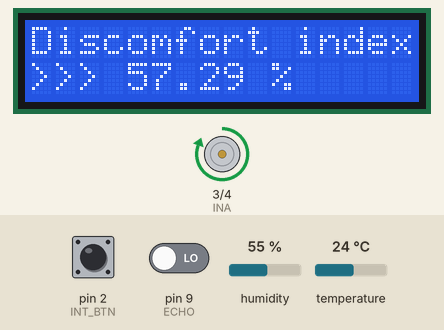
This sketch was run on a simulated Arduino Uno, built with avr-gcc and run on an emulated ATmega328P. On the bench: 16×2 character LCD, motor-driver pin pairs drawn as motors (green arrow = first pin HIGH = forward, orange = second pin HIGH = backward, longer = more drive). The inputs (shaded band) are chosen by the test bench; at power-on: humidity 55 %, temperature 24 °C, pin 2 (INT_BTN) LOW, pin 9 (ECHO) LOW. What the sketch prints to the serial monitor is not drawn.

Above: at 1.2 s.
1.3 s: humidity set to 46 %
At 3.2 s:
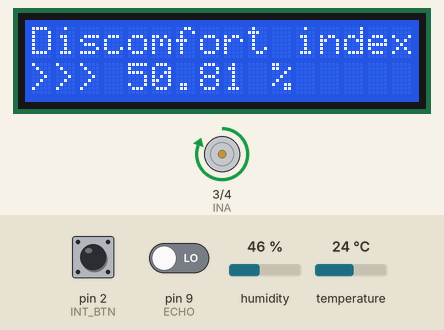
3.6 s: humidity set to 43 %
At 5.3 s:
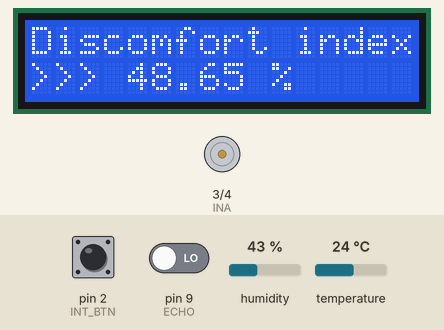
5.6 s: temperature set to 12 °C
At 6.7 s:
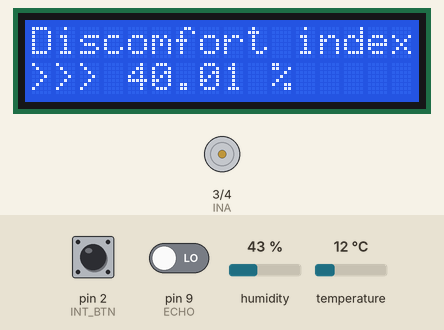
7.5 s: temperature set to 19 °C
At 9.1 s:
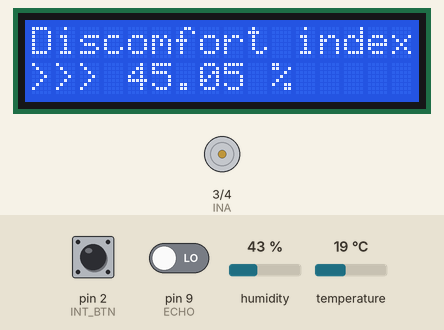
9.6 s: humidity set to 48 %
At 11.8 s:
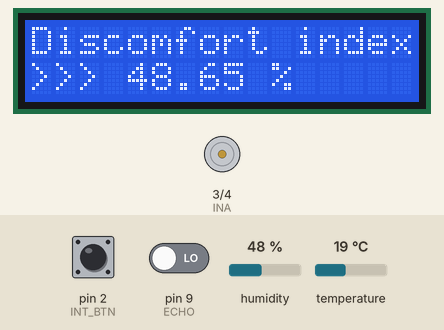
12.5 s: humidity set to 51 %
At 14.1 s:
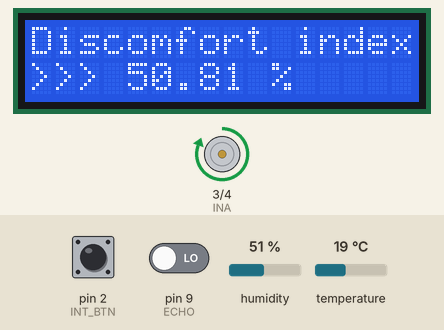
Timing chart, 0 to 15.6 s (numbered marks = the images above; inputs shaded):
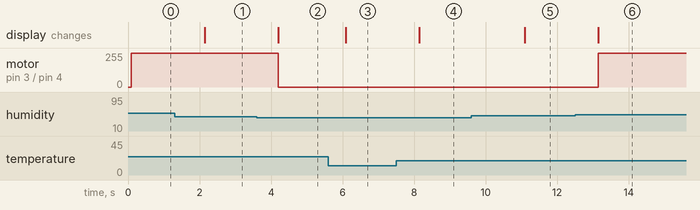

The sketch:

embedded_middle.ino
```cpp
#include <LiquidCrystal.h>  // LCD
#include <MsTimer2.h>       // time interrupt
#include <DHT11.h>          // 온습도
#include <util/delay.h>     // 인터럽트 delay

//===========================매크로 함수================================================================================
#define GET_DISCOMFORT_INDEX(temp, humi) (((0,72)*(temp + humi) + (40.6)) / 100)   // 불쾌지수 구하는 공식
#define GET_ULTRASOUND_DISTANCE(duration) ((float)((340*duration)/10000 )/2)       // 초음파 센서로 거리를 구하는 공식
//=====================================================================================================================

//===========================아두이노 핀================================================================================
#define INT_BTN   2         // 버튼 ( 인터럽트 핀 )
#define INA       3         // 팬모터 A라인
#define INB       4         // 팬모터 B라인
#define DHT_11    5         // 온습도 센서

#define TRIG      8         // 초음파센서 TRIG핀
#define ECHO      9         // 초음파센서 ECHO핀
//=====================================================================================================================


//===========================센서 객체 정의=============================================================================
LiquidCrystal lcd(6, 7, 10, 11, 12, 13);
DHT11 obj_dht11(DHT_11);
//=====================================================================================================================

void setup() {

 Serial.begin(9600);   // Serial port 정의

 //==========I/O 정의==============
 pinMode(ECHO,    INPUT);
 pinMode(INT_BTN, INPUT);
 pinMode(TRIG,    OUTPUT);
 pinMode(INA,     OUTPUT);
 pinMode(INB,     OUTPUT);
 //================================

 lcd.begin(16, 2);     // LCD 창 크기 정의

 MsTimer2::set(5000, get_us_100_data);        // 타임 인터럽트 정의, 5초에 한번씩 get_us_100_data() ( 초음파 센서 함수) 호출
 MsTimer2::start();                           // 타임 인터럽트 시작

 attachInterrupt(INT0, fan_control, FALLING); // 아두이노 2번핀(버튼)의 전기가 0으로 떨어지면 fan_control() ( 팬모터 함수 ) 를 호출하는 인터럽트

}

volatile boolean _stop = false;               // 팬모터를 제어하는 변수

void loop() {

  float temp, humi;             // 온습도센서에서 받아올 온도와 습도를 저장하는 변수
  float discomfort_index;       // 온도와 습도를 불쾌지수 공식에 넣어 나온 값을 저장하는 변수


  if( (obj_dht11.read(humi, temp) ) == 0) {               // 온습도 센서 값 읽음 ( 제대로 읽으면 )
    discomfort_index = GET_DISCOMFORT_INDEX(temp, humi);  // 불쾌지수 값 얻음

    //=================================lcd 출력============================
    lcd.setCursor(0, 0);
    lcd.print("Discomfort index");
    lcd.setCursor(0, 1);
    lcd.print(">>> ");
    lcd.print(String(discomfort_index));
    lcd.print(" % ");
    //=====================================================================
  }
  else{             // 읽기 에러
    //=================================lcd 출력============================
    lcd.clear();
    lcd.setCursor(0, 0);
    lcd.print("Sensor perhaps");
    lcd.setCursor(0, 1);
    lcd.print("crushed");
    //=====================================================================
  }

  if(discomfort_index >= 50.0) {            // 불쾌지수가 50 이상이면

    if(!_stop) {                            // 사용자가 팬모터 기능을 막지 않았다면(버튼)
      digitalWrite(INA, HIGH);              // 팬 회전
      digitalWrite(INB, LOW);
    }
    else {                                  // 사용자가 팬모터 기능을 막았다면 (버튼)
      digitalWrite(INA, LOW);               // 팬 정지
      digitalWrite(INB, LOW);
    }
  }
  else {
     digitalWrite(INA, LOW);                // 불쾌지수가 50 미만이면 팬은 항상 정지
     digitalWrite(INB, LOW);
  }

  delay(1000);                              // delay time
}

void get_us_100_data()      // 초음파센서의 값을 얻어옴
{
  float duration, distance;                     // trig 값과 echo 값을 저장 할 변수들
  digitalWrite(TRIG, HIGH);                     // 초음파 발생
  delay(10);                                    // 초음파가 돌아 올 동안 잠시 대기..
  digitalWrite(ECHO, LOW);                      // 초음파 받음
  duration = pulseIn(ECHO, HIGH);               // 초음파가 도달한 시간 구함
  distance = GET_ULTRASOUND_DISTANCE(duration); // 초음파의 거리 구함

  Serial.print(distance);                       // Serial 통신을 통해 초음파센서에서 얻은 거리정보를 PC로 전송함
}

void fan_control()                        //인터럽트 버튼이 눌리면 수행되는 코드
{
  _delay_ms(100);                         //바운싱 방지

  if(digitalRead(INT_BTN) == HIGH)        //바운싱 방지
     return;

  _stop = !_stop;                         //토글
}
```

Measured:
- the behaviour switches between 45 and 44 % on humidity (found by bisection; images 1 and 2)
- the behaviour switches between 49 and 50 % on humidity (found by bisection; images 5 and 6)
- after the input at 1.3 s, the display: changes after 0.84 s (image 1)
- after the input at 3.6 s, motor on pin 3 (INA) / pin 4 (INB): forward 255/255 → stopped after 0.60 s; the display: changes after 0.60 s (image 2)
- after the input at 5.6 s, the display: changes after 0.49 s (image 3)
- after the input at 7.5 s, the display: changes after 0.65 s (image 4)
- after the input at 9.6 s, the display: changes after 1.5 s (image 5)
- after the input at 12.5 s, motor on pin 3 (INA) / pin 4 (INB): stopped → forward 255/255 after 0.65 s; the display: changes after 0.65 s (image 6)
